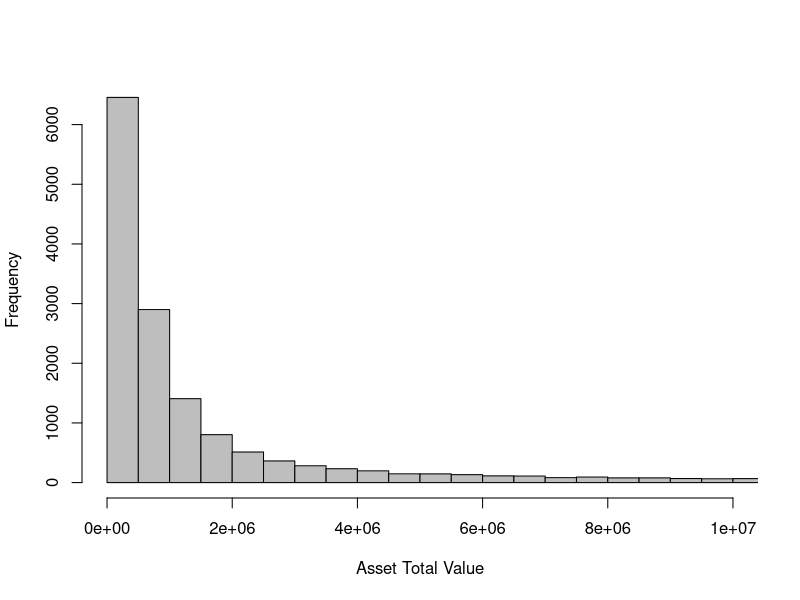
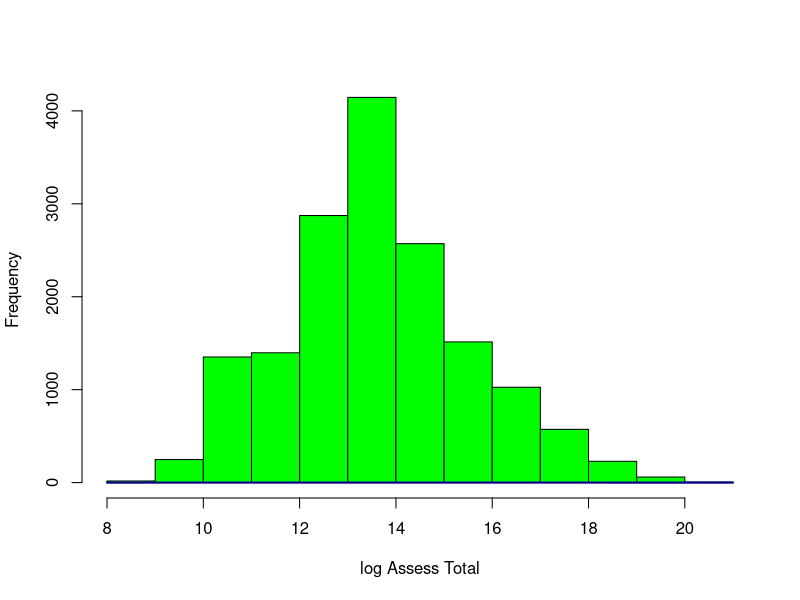

Generate these figures, in order, with R: (Note: this script raises an error after producing the figures.)
library(corrplot)
library(ggplot2)

MN = read.csv("MN with additional features.csv")
MN = data.frame(MN)

#Regular histogram
br = 3150
hs = 10000000
hist(MN$AssessTot,xlim = c(0,hs), breaks = br * max(MN$AssessTot) / hs / 150, col='grey', main=" ", xlab = 'Asset Total Value')

#log transformation
MN$AssessTot = log(MN$AssessTot)
hist(MN$AssessTot,  xlab ="log Assess Total", main = " ", col="green")
curve(dnorm(x, mean=mean(MN$AssessTot), sd=sd(MN$AssessTot)), add=TRUE, col= 'darkblue', lwd=2)

MN_total = MN[,c("AssessTot","NumBldgs","UnitsTotal","LotArea","BldgArea","LotFront","BldgFront",
                "YearBuilt","ResidFAR","CommFAR","FacilFAR","Population","PopDensity","MedIncome","AvgIncome",
                "PerCapitaIncome","HighIncomeHouse","NumofHouses","NumofCondos",
                "EduRate","UnemployedRate","MarriedRate","DivorcedRate")]
M_total = cor(MN_total)
corrplot(M_total, method = "square")

MN_original = MN[,c("AssessTot","NumBldgs","UnitsTotal","LotArea","BldgArea","LotFront","BldgFront",
                    "YearBuilt","ResidFAR","CommFAR","FacilFAR")]
M = cor(MN_original)
corrplot(M, method = "square")

MN_addition = MN[,c("AssessTot","Population","PopDensity","MedIncome","AvgIncome",
                    "PerCapitaIncome","HighIncomeHouse","NumofHouses","NumofCondos",
                    "EduRate","UnemployedRate","MarriedRate","DivorcedRate")]
MN_addition_cor = cor(MN_addition)
corrplot(MN_addition_cor, method = "square")

Box1 = ggplot(MN, aes(x = factor(LandUseStr), y = AssessTot)) + geom_boxplot() + theme(text = element_text(size = 8)) + labs(x="Type of Land Use", y="Total Assessed Value")
Box1

Box2 = ggplot(MN, aes(x = factor(Zone), y = AssessTot)) + geom_boxplot() + theme(text = element_text(size = 8)) + labs(x="Zone in Manhattan", y="Total Assessed Value")
Box2